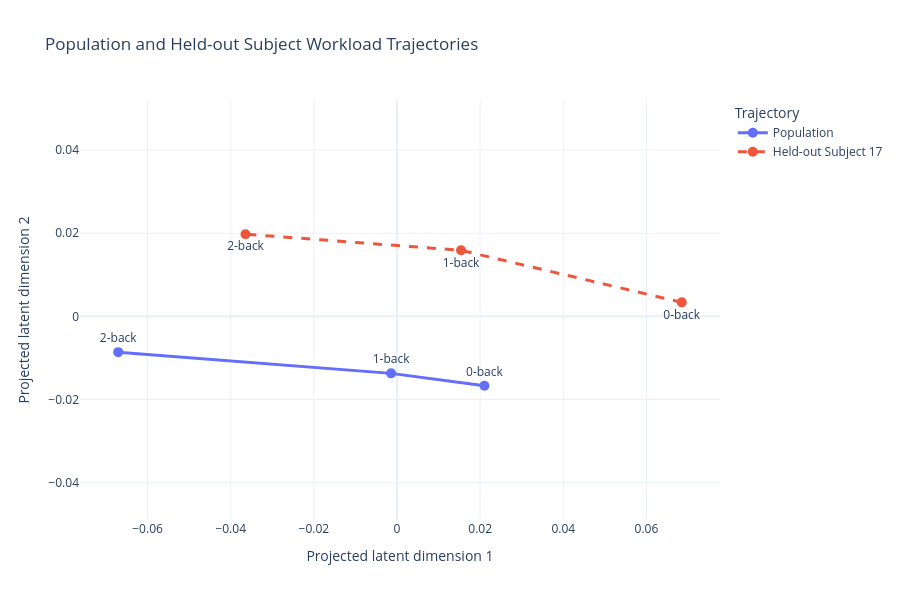

Here is the notebook cell this chart was saved with:
### Code cell
# ============================================================
# 10. POPULATION vs SUBJECT TRAJECTORY
# ============================================================

combined = np.vstack([
    population_centroids,
    subject_centroids
])


# ------------------------------------------------------------
# Joint projection
#
# PCA is fitted ONCE to all six 64-D centroids so population
# and held-out subject trajectories share the same coordinate
# system.
# ------------------------------------------------------------

trajectory_pca = PCA(
    n_components=2
)

combined_2d = trajectory_pca.fit_transform(
    combined
)

population_2d = combined_2d[:3]

subject_2d = combined_2d[3:]


# ------------------------------------------------------------
# Plot
# ------------------------------------------------------------

fig = go.Figure()


# Population trajectory
fig.add_trace(
    go.Scatter(
        x=population_2d[:, 0],
        y=population_2d[:, 1],

        mode="lines+markers+text",

        text=[
            "0-back",
            "1-back",
            "2-back"
        ],

        textposition="top center",

        name="Population",

        marker=dict(
            size=10
        ),

        line=dict(
            width=3
        )
    )
)


# Held-out subject trajectory
fig.add_trace(
    go.Scatter(
        x=subject_2d[:, 0],
        y=subject_2d[:, 1],

        mode="lines+markers+text",

        text=[
            "0-back",
            "1-back",
            "2-back"
        ],

        textposition="bottom center",

        name=(
            f"Held-out Subject {DEMO_SUBJECT}"
        ),

        marker=dict(
            size=10
        ),

        line=dict(
            width=3,
            dash="dash"
        )
    )
)


# ------------------------------------------------------------
# Layout
# ------------------------------------------------------------

fig.update_layout(
    title=(
        "Population and Held-out Subject "
        "Workload Trajectories"
    ),

    xaxis_title=(
        "Projected latent dimension 1"
    ),

    yaxis_title=(
        "Projected latent dimension 2"
    ),

    template="plotly_white",

    height=600,

    width=900,

    legend=dict(
        title="Trajectory"
    )
)


# ------------------------------------------------------------
# Equal geometric scaling
# ------------------------------------------------------------

fig.update_yaxes(
    scaleanchor="x",
    scaleratio=1
)


fig.show()

### Figure 1 — Plotly figure (JSON) as saved in the notebook; plotly's stock layout.template omitted (floating-point values rounded to 4 significant figures)
{"data": [{"line": {"width": 3}, "marker": {"size": 10}, "mode": "lines+markers+text", "name": "Population", "text": ["0-back", "1-back", "2-back"], "textposition": "top center", "type": "scatter", "x": [0.02103, -0.001426, -0.06705], "y": [-0.01671, -0.01371, -0.008605]}, {"line": {"dash": "dash", "width": 3}, "marker": {"size": 10}, "mode": "lines+markers+text", "name": "Held-out Subject 17", "text": ["0-back", "1-back", "2-back"], "textposition": "bottom center", "type": "scatter", "x": [0.06849, 0.0154, -0.03644], "y": [0.003365, 0.01589, 0.01977]}], "layout": {"height": 600, "legend": {"title": {"text": "Trajectory"}}, "title": {"text": "Population and Held-out Subject Workload Trajectories"}, "width": 900, "xaxis": {"title": {"text": "Projected latent dimension 1"}}, "yaxis": {"scaleanchor": "x", "scaleratio": 1, "title": {"text": "Projected latent dimension 2"}}}}
